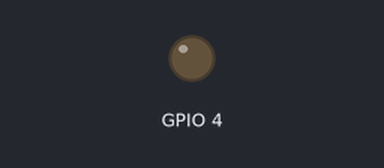
The sketch below on a simulated ESP32. On the bench: output pins drawn as LEDs (lit = HIGH). WiFi joins after 1.5 s; servers stay silent unless stated; uploads are accepted with an empty reply; the camera gives no picture; what the sketch prints to the serial monitor is not drawn.

Above: at 0.0 s.
At 2.6 s:
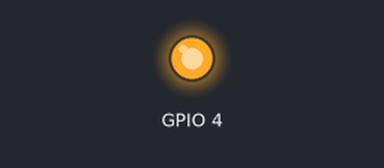
Timing chart, 0 to 4.5 s (numbered marks = the images above):
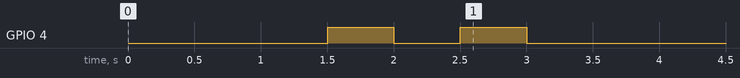

The sketch:

firmware.ino
```cpp
#include <WiFi.h>
#include <HTTPClient.h>
#include <Update.h>
#include <esp_camera.h>

// ================= CONFIG =================
const char* ssid = "";
const char* password = "";

const char* firmware_url = "http://192.168.0.108:8000/firmware";
const char* version_url  = "http://192.168.0.108:8000/version";
const char* log_url      = "http://192.168.0.108:8000/log";

#define FIRMWARE_VERSION "1.0.0" // Human detection

// ==========================================

// ================= CAMERA PINS =================
#define PWDN_GPIO_NUM     32
#define RESET_GPIO_NUM    -1
#define XCLK_GPIO_NUM      0
#define SIOD_GPIO_NUM     26
#define SIOC_GPIO_NUM     27
#define Y9_GPIO_NUM       35
#define Y8_GPIO_NUM       34
#define Y7_GPIO_NUM       39
#define Y6_GPIO_NUM       36
#define Y5_GPIO_NUM       21
#define Y4_GPIO_NUM       19
#define Y3_GPIO_NUM       18
#define Y2_GPIO_NUM        5
#define VSYNC_GPIO_NUM    25
#define HREF_GPIO_NUM     23
#define PCLK_GPIO_NUM     22

// ================= MOTION GLOBALS =================
uint8_t *prev_frame = NULL;
size_t prev_len = 0;

#define MOTION_THRESHOLD 105
#define SAMPLE_STEP 5

unsigned long lastTriggerTime = 0;
#define COOLDOWN 5000

int motionCounter = 0;
#define MOTION_CONFIRM 2

int baselineDiff = 0;
#define BASELINE_SMOOTH 20

int baseline = 0;

// ================= LOGGER =================
void logMsg(String msg) {
  Serial.println(msg);

  static unsigned long lastLog = 0;
  if (millis() - lastLog < 2000) return;

  lastLog = millis();

  if (WiFi.status() != WL_CONNECTED) return;

  WiFiClient client;
  HTTPClient http;

  http.begin(client, log_url);
  http.setTimeout(2000);
  http.addHeader("Content-Type", "text/plain");

  http.POST(msg);
  http.end();
}

// ================= CAMERA INIT (JPEG)=================
void initCamera() {
  logMsg("Camera Starting...");

  camera_config_t config;

  config.ledc_channel = LEDC_CHANNEL_0;
  config.ledc_timer = LEDC_TIMER_0;

  config.pin_d0 = Y2_GPIO_NUM;
  config.pin_d1 = Y3_GPIO_NUM;
  config.pin_d2 = Y4_GPIO_NUM;
  config.pin_d3 = Y5_GPIO_NUM;
  config.pin_d4 = Y6_GPIO_NUM;
  config.pin_d5 = Y7_GPIO_NUM;
  config.pin_d6 = Y8_GPIO_NUM;
  config.pin_d7 = Y9_GPIO_NUM;

  config.pin_xclk = XCLK_GPIO_NUM;
  config.pin_pclk = PCLK_GPIO_NUM;
  config.pin_vsync = VSYNC_GPIO_NUM;
  config.pin_href = HREF_GPIO_NUM;

  config.pin_sccb_sda = SIOD_GPIO_NUM;
  config.pin_sccb_scl = SIOC_GPIO_NUM;

  config.pin_pwdn = PWDN_GPIO_NUM;
  config.pin_reset = RESET_GPIO_NUM;

  config.xclk_freq_hz = 20000000;
  config.pixel_format = PIXFORMAT_JPEG;

  config.frame_size = FRAMESIZE_VGA;
  config.jpeg_quality = 10;
  config.fb_count = 2;
  config.grab_mode = CAMERA_GRAB_LATEST;

  if (esp_camera_init(&config) != ESP_OK) {
    logMsg("Camera init FAILED");
    return;
  }

  sensor_t * s = esp_camera_sensor_get();

  if (s) {
    s->set_brightness(s, 1);
    s->set_contrast(s, 1);
    s->set_saturation(s, 1);

    s->set_gain_ctrl(s, 1);
    s->set_exposure_ctrl(s, 1);
    s->set_awb_gain(s, 1);

    s->set_whitebal(s, 1);

    s->set_gainceiling(s, (gainceiling_t)6);
    s->set_bpc(s, 1);
    s->set_wpc(s, 1);

    s->set_sharpness(s, 1);
    s->set_denoise(s, 1);

    s->set_aec2(s, 1);

    s->set_hmirror(s, 0);
    s->set_vflip(s, 0);
  }

  logMsg("Camera ready!");
}

// ================= MOTION DETECTION =================
bool detectMotion(camera_fb_t *fb) {
  if (!fb) return false;

  static int prevValues[200];
  static bool initialized = false;

  int diff = 0;
  int index = 0;

  int len = fb->len;

  // sample sparse points
  for (int i = 100; i < len - 100 && index < 200; i += 300) {

    int val = fb->buf[i];  // pseudo brightness

    if (!initialized) {
      prevValues[index] = val;
    } else {
      int d = abs(val - prevValues[index]);

      if (d > 20) {
        diff++;
      }

      // smooth update
      prevValues[index] = (prevValues[index] * 3 + val) / 4;
    }

    index++;
  }

  initialized = true;

  if (baseline == 0) baseline = diff;
  if (diff < baseline + 10){
    baseline = (baseline * 9 + diff) / 10;
  }

  Serial.println("Diff:" + String(diff));

  int threshold = baseline + 10;

  Serial.println("Threshold:" + String(threshold));

  if (diff > baseline + 30){
    Serial.println("Strong motion");
  }

  return diff > threshold;
}


// ================= DOORBELL =================
void sendRing() {
  WiFiClient client;
  HTTPClient http;

  http.begin(client, "http://192.168.0.108:8000/ring");
  int code = http.GET();

  Serial.println("Ring code: " + String(code));
  http.end();
}

// ================= OTA =================
String getServerVersion() {
  WiFiClient client;
  HTTPClient http;

  http.begin(client, version_url);
  http.setTimeout(10000);

  int httpCode = http.GET();

  if (httpCode == HTTP_CODE_OK) {
    WiFiClient * stream = http.getStreamPtr();

    String version = "";
    unsigned long startTime = millis();

    while (millis() - startTime < 5000) {
      while (stream->available()) {
        char c = stream->read();
        version += c;
      }
      if (!stream->connected()) break;
      delay(10);
    }

    version.trim();
    http.end();
    return version;
  }

  http.end();
  return "";
}

void performOTA() {
  WiFiClient client;
  HTTPClient http;

  logMsg("Starting OTA...");

  http.begin(client, firmware_url);
  http.setTimeout(20000);

  int httpCode = http.GET();

  if (httpCode == HTTP_CODE_OK) {
    int contentLength = http.getSize();

    logMsg("Firmware size:" + String(contentLength));

    if (!Update.begin(contentLength)){
      logMsg("Not enough space for OTA");
      http.end();
      return;
    }

    WiFiClient * stream = http.getStreamPtr();
    size_t written = Update.writeStream(*stream);

    logMsg("Written bytes:" + String(written));

    if (written == contentLength && Update.end(true)) {
      logMsg("OTA Success!");
      logMsg("Rebooting...");
      delay(1000);
      ESP.restart();
    }
    else{
      logMsg("OTA Failed");
    }
  }
  else{
    logMsg("HTTP Error:" + String(httpCode));
  }

  http.end();
}

void checkForOTA() {
  String serverVersion = getServerVersion();

  logMsg("Checking OTA...");
  logMsg("Current Version:" + String(FIRMWARE_VERSION));

  if (serverVersion == "" || serverVersion == FIRMWARE_VERSION){
    logMsg("Already Latest Version");
    return;
  }

  logMsg("New Version detected!");
  performOTA();
}

//===============IMAGE==================
void sendImage(){
  camera_fb_t * fb = esp_camera_fb_get();

  if(!fb){
    Serial.println("Capture Failed");
    return;
  }

  WiFiClient client;
  HTTPClient http;

  http.begin(client, "http://192.168.0.108:8000/upload");
  http.addHeader("Content-Type","image/jpeg");

  int code = http.POST(fb->buf,fb->len);

  Serial.println("Upload code:" + String(code));

  http.end();
  esp_camera_fb_return(fb);
}

// ================= SETUP =================
void setup() {
  Serial.begin(115200);
  delay(1000);

  WiFi.begin(ssid, password);
  pinMode(4, OUTPUT);

  while (WiFi.status() != WL_CONNECTED) {
    delay(500);
    digitalWrite(4, HIGH);
    delay(500);
    digitalWrite(4,LOW);
  }

  WiFi.setSleep(false);

  logMsg("ESP32 Connected: " + WiFi.localIP().toString());

  Serial.println("\nInitializing Camera...");
  delay(2000);
  initCamera();

  Serial.println("\nChecking for OTA update...");
  delay(2000);
  checkForOTA();
}

// ================= LOOP =================
void loop() {

  camera_fb_t *fb = esp_camera_fb_get();

  if(!fb) {
    delay(1000);
    return;
  }

  bool motion = detectMotion(fb);
  esp_camera_fb_return(fb);

  if (motion){
    motionCounter++;
  } else {
    motionCounter = 0;
  }


  if(motionCounter >= 5 && (millis() - lastTriggerTime > COOLDOWN)){
    lastTriggerTime = millis();
    motionCounter = 0;

    logMsg("Ringing...");
    //sendRing();

    logMsg("Doorcam");
    sendImage();
  }

  delay(1000);
}
```
